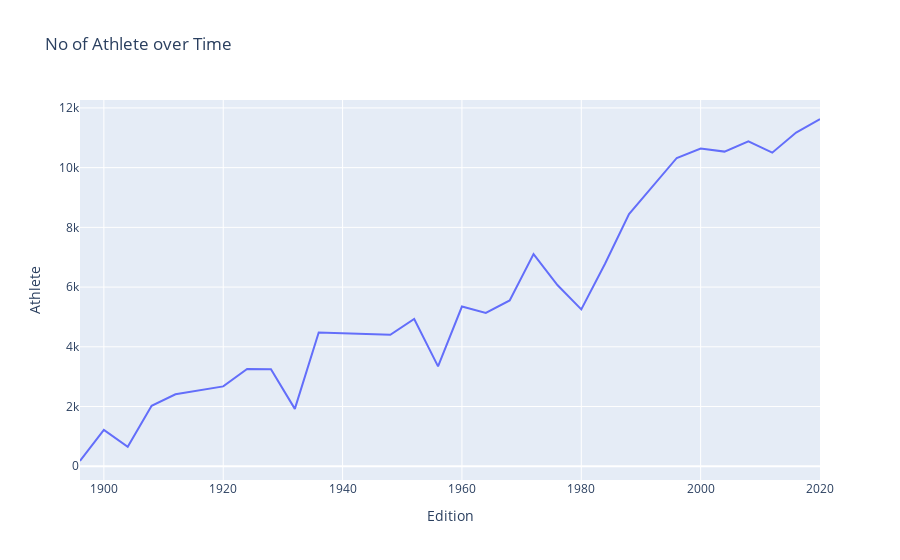

Notebook code for this chart:
### Code cell
fig4 = pe.line(ath_vs_time, x="Edition", y="Athlete", title='No of Athlete over Time')
fig4.show()

### Figure 1 — Plotly figure (JSON) as saved in the notebook; plotly's stock layout.template omitted (floating-point values rounded to 4 significant figures)
{"data": [{"hovertemplate": "Edition=%{x}<br>Athlete=%{y}<extra></extra>", "legendgroup": "", "line": {"color": "#636efa", "dash": "solid"}, "marker": {"symbol": "circle"}, "mode": "lines", "name": "", "orientation": "v", "showlegend": false, "type": "scatter", "x": [1896, 1900, 1904, 1908, 1912, 1920, 1924, 1928, 1932, 1936, 1948, 1952, 1956, 1960, 1964, 1968, 1972, 1976, 1980, 1984, 1988, 1992, 1996, 2000, 2004, 2008, 2012, 2016, 2020], "xaxis": "x", "y": [176, 1220, 650, 2024, 2409, 2675, 3256, 3246, 1922, 4482, 4402, 4931, 3346, 5348, 5134, 5552, 7105, 6070, 5252, 6791, 8443, 9380, 10324, 10639, 10537, 10880, 10502, 11174, 11629], "yaxis": "y"}], "layout": {"legend": {"tracegroupgap": 0}, "title": {"text": "No of Athlete over Time"}, "xaxis": {"anchor": "y", "domain": [0, 1], "title": {"text": "Edition"}}, "yaxis": {"anchor": "x", "domain": [0, 1], "title": {"text": "Athlete"}}}}
